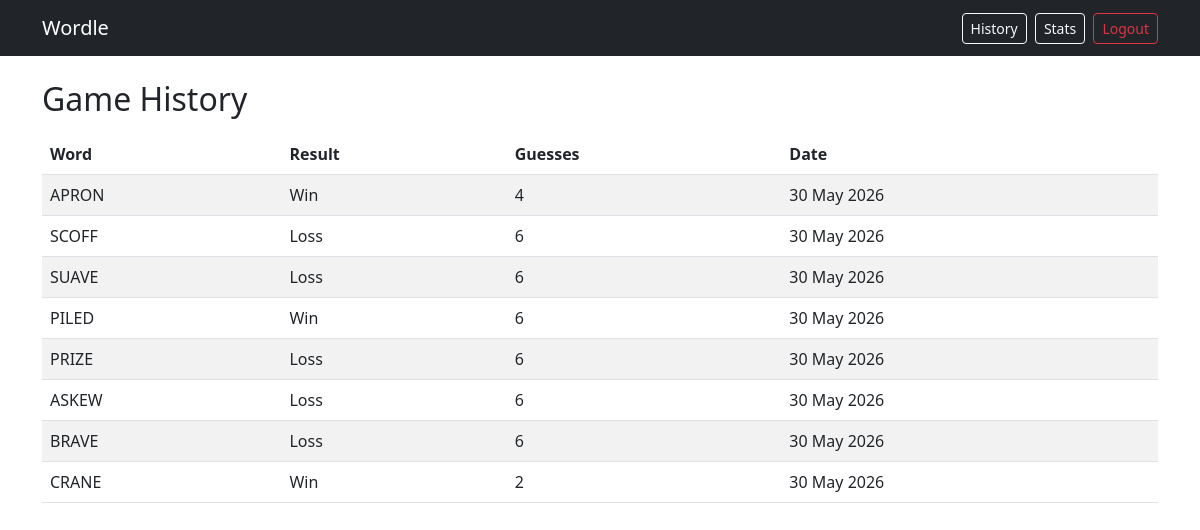
The page /history/ (signed in) on the database its author committed.
### wordle_app/models.py (models this page shows, shortened)
class Session(models.Model):
    user = models.ForeignKey('User', on_delete=models.CASCADE, related_name='sessions')
    target_word = models.CharField(max_length=5)
    word_definition = models.TextField(blank=True)
    start_time = models.DateTimeField(auto_now_add=True)
    end_time = models.DateTimeField(null=True, blank=True)
    game_won = models.BooleanField(null=True)

### wordle_app/views.py (the view)
# urls.py: path('history/', views.history, name='history'),
@login_required
def history(request):
    sessions = request.user.get_game_history().filter(game_won__isnull=False)
    return render(request, 'wordle_app/history.html', {'sessions': sessions})

### wordle_app/models.py (called while the page is built)
    def get_game_history(self):
        return self.sessions.order_by('-start_time')

### wordle_app/templates/wordle_app/history.html (shortened to what this page needs)
<!DOCTYPE html>
<html lang="en">
<head>
</head>
<body>
    {% extends 'wordle_app/base.html' %}
    {% block content %}
    <h2>Game History</h2>
    <table class="table table-striped mt-3">
        <thead>
            <tr>
                <th>Word</th><th>Result</th><th>Guesses</th><th>Date</th>
            </tr>
        </thead>
        <tbody>
            {% for session in sessions %}
            <tr>
                <td>{{ session.target_word }}</td>
                <td>{% if session.game_won %}Win{% else %}Loss{% endif %}</td>
                <td>{{ session.guesses.count }}</td>
                <td>{{ session.start_time|date:"d M Y" }}</td>
            </tr>
            {% empty %}
                <tr><td colspan="4">No games played yet.</td></tr>
            {% endfor %}
        </tbody>
    </table>
    {% endblock %}

### rows shown on the page
Session: target_word "APRON", game_won "Win", guesses.count "4", start_time "30 May 2026"
Session: target_word "SCOFF", game_won "Loss", guesses.count "6", start_time "30 May 2026"
Session: target_word "SUAVE", game_won "Loss", guesses.count "6", start_time "30 May 2026"
Session: target_word "PILED", game_won "Win", guesses.count "6", start_time "30 May 2026"
Session: target_word "PRIZE", game_won "Loss", guesses.count "6", start_time "30 May 2026"
Session: target_word "ASKEW", game_won "Loss", guesses.count "6", start_time "30 May 2026"
Session: target_word "BRAVE", game_won "Loss", guesses.count "6", start_time "30 May 2026"
Session: target_word "CRANE", game_won "Win", guesses.count "2", start_time "30 May 2026"
